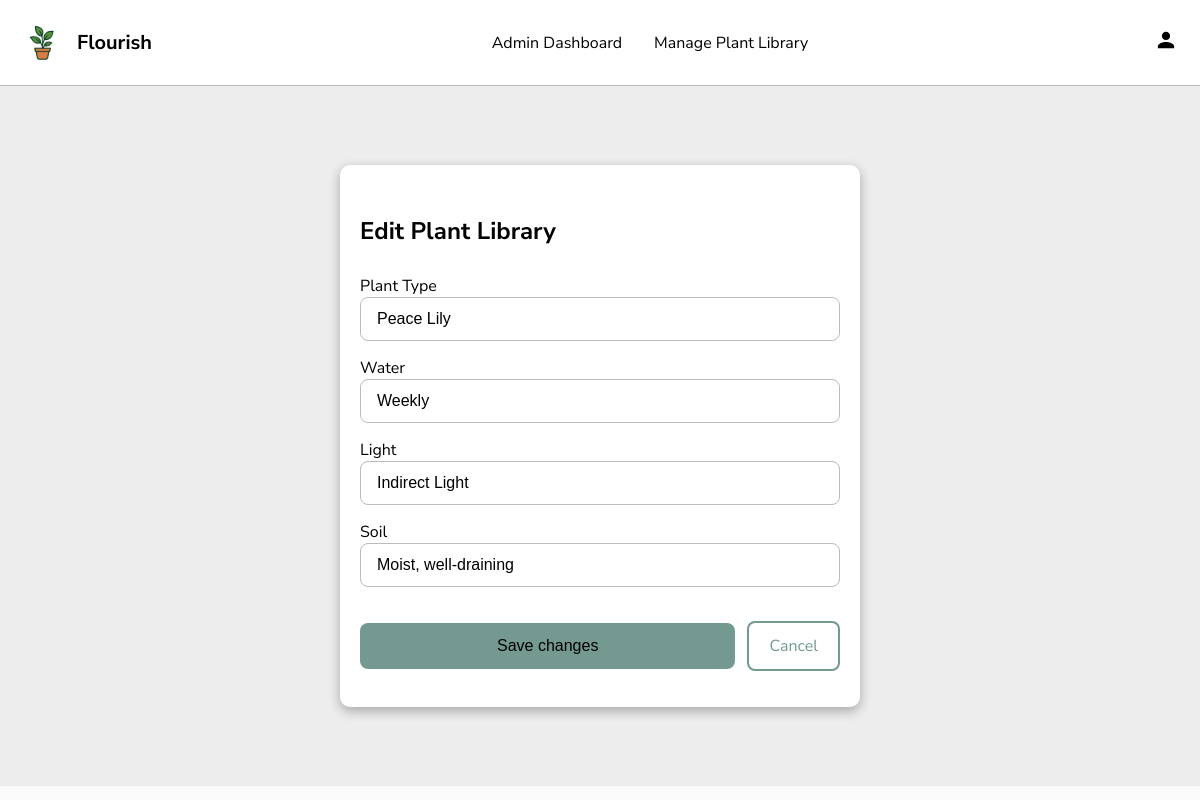
Screenshot of /edit_plant_library?plant_id=1 (signed in) with the database file from the repository.
### web_app/models.py (models this page shows)
class Plant(db.Model):
    __tablename__ = 'plant'
    plant_id = db.Column(db.Integer, primary_key=True, nullable=False)
    plant_type = db.Column(db.String(100), unique=True, nullable=False)
    water = db.Column(db.String(100), nullable=False)
    light = db.Column(db.String(100), nullable=False)
    soil = db.Column(db.String(100), nullable=False)
    image_filename = db.Column(db.String(50), nullable=True)
    user_plants = db.relationship('UserPlant', backref='plant', lazy=True)

### web_app/routes/views.py (the view, shortened to what this page needs)
@views.route('/edit_plant_library', methods=['GET', 'POST'])
@login_required
@admin_required
def edit_plant_library():
    logout_form = LogoutForm()
    plant_id = request.args.get("plant_id") or request.form.get("plant_id")
    if not plant_id:
        flash("no plant ID provided", category='error')
        return redirect(url_for("views.manage_library"))
    plant = Plant.query.get_or_404(plant_id)
    form = PlantLibraryForm(obj=plant)
    return render_template("edit_plant_library.html", plant=plant, form=form, logout_form=logout_form, user_name=current_user.first_name)

### web_app/forms.py
class LogoutForm(FlaskForm):
    submit = SubmitField("Log Out")

class PlantLibraryForm(FlaskForm):
    plant_type = StringField("Plant Type", validators=[DataRequired(), Length(min=2, max=100)])
    water = StringField("Water", validators=[DataRequired(), Length(max=100)])
    light = StringField("Light", validators=[DataRequired(), Length(max=100)])
    soil = StringField("Soil", validators=[DataRequired(), Length(max=100)])
    submit = SubmitField("Save changes")

### web_app/__init__.py (called while the page is built)
def create_app(config_overrides=None, test_config=None):
    app = Flask(__name__, static_folder='static')
    app.config.from_object(Config)
    if config_overrides:
        app.config.update(config_overrides)
    if test_config:
        app.config.update(test_config)
    else:
        app.config.from_object(Config)
    db.init_app(app)
    login_manager.init_app(app)
    csrf.init_app(app)
    app.register_blueprint(views, url_prefix='/')
    app.register_blueprint(auth, url_prefix='/')
    @login_manager.user_loader
    def load_user(user_id):
        return User.query.get(int(user_id))
    with app.app_context():
        create_db(reset=True)
        if app.config.get("LOAD_SAMPLE_DATA"):
            if User.query.count() == 0:
                insert_sample_data()
        if not test_config:
            if User.query.count() == 0:
                insert_sample_data()
    return app

### web_app/templates/edit_plant_library.html (shortened to what this page needs)
{% extends "navigation_base.html" %} {% block content %}
<div class="modal-page-wrapper">
  <div class="modal-content modal-centred">
    <h2>Edit Plant Library</h2>
    <form method="POST">
      <div class="form-group">
        {{ form.plant_type.label }} {{ form.plant_type(class="form-control") }}
      </div>
      <div class="form-group">
        {{ form.water.label }} {{ form.water(class="form-control") }}
      </div>
      <div class="form-group">
        {{ form.light.label }} {{ form.light(class="form-control") }}
      </div>
      <div class="form-group">
        {{ form.soil.label }} {{ form.soil(class="form-control") }}
      </div>
      <div class="form-actions">
        {{ form.submit(class="btn-primary btn-register") }}
        <a href="{{ url_for('views.manage_library') }}" class="btn-secondary">
          Cancel
        </a>
      </div>
    </form>
  </div>
</div>
{% endblock %}

### web_app/static/styles.css (style rules this page uses)
* { box-sizing: border-box; }
body { font-family: "Nunito Sans", sans-serif; margin: 0; background-color: #fafafa; overflow-y: scroll; }
.btn-primary { background-color: #739991; text-decoration: none; color: black; font-size: medium; border: none; border-radius: 8px; padding: 14px 20px; cursor: pointer; transition: background-color 0.3s ease; box-sizing: border-box; display: inline-flex; align-items: center; justify-content: center; gap: 8px; }
.btn-secondary { background-color: transparent; color: #739991; font-size: medium; text-decoration: none; border: 2px solid #739991; border-radius: 8px; padding: 12px 20px; cursor: pointer; transition: border-color 0.3s ease, color 0.3s ease; box-sizing: border-box; display: inline-flex; align-items: center; justify-content: center; }
.form-group { padding: 4px 16px; display: inline-block; width: 475px; text-align: left; }
input[type="email"], input[type="password"], input[type="text"], input[type="date"], select { width: 100%; font-size: medium; padding: 12px 16px; display: inline-block; border: 1px solid #bbb; border-radius: 8px; box-sizing: border-box; }
.btn-register { padding: 8px; text-decoration: none; padding: 14px 20px; margin: 8px 0; border: 2px solid #739991; border-radius: 8px; cursor: pointer; width: 50%; box-sizing: border-box; text-align: center; display: inline-block; background-color: transparent; font-size: medium; }
.btn-register.btn-primary { background-color: #739991; border: none; color: black; }
.modal-content { background-color: #fff; padding: 30px 20px; border-radius: 10px; width: 95%; max-width: 520px; box-shadow: 0 4px 12px rgba(0, 0, 0, 0.3); position: relative; }
.modal-content form { width: 100%; }
.modal-content .form-group { width: 100%; padding: 8px 0; }
.modal-content input, .modal-content select, .modal-content textarea { width: 100%; max-width: 100%; box-sizing: border-box; }
.modal-page-wrapper { display: flex; justify-content: center; align-items: center; min-height: calc(100vh - 100px); background-color: rgba(0, 0, 0, 0.05); padding: 40px 20px; }
.form-actions { display: flex; justify-content: center; align-items: center; gap: 12px; padding-top: 20px; }

### rows the page displays
Plant: plant_type "Peace Lily", water "Weekly", light "Indirect Light", soil "Moist, well-draining"

### other values shown
{{ label }} "Admin Dashboard Manage Plant Library"
